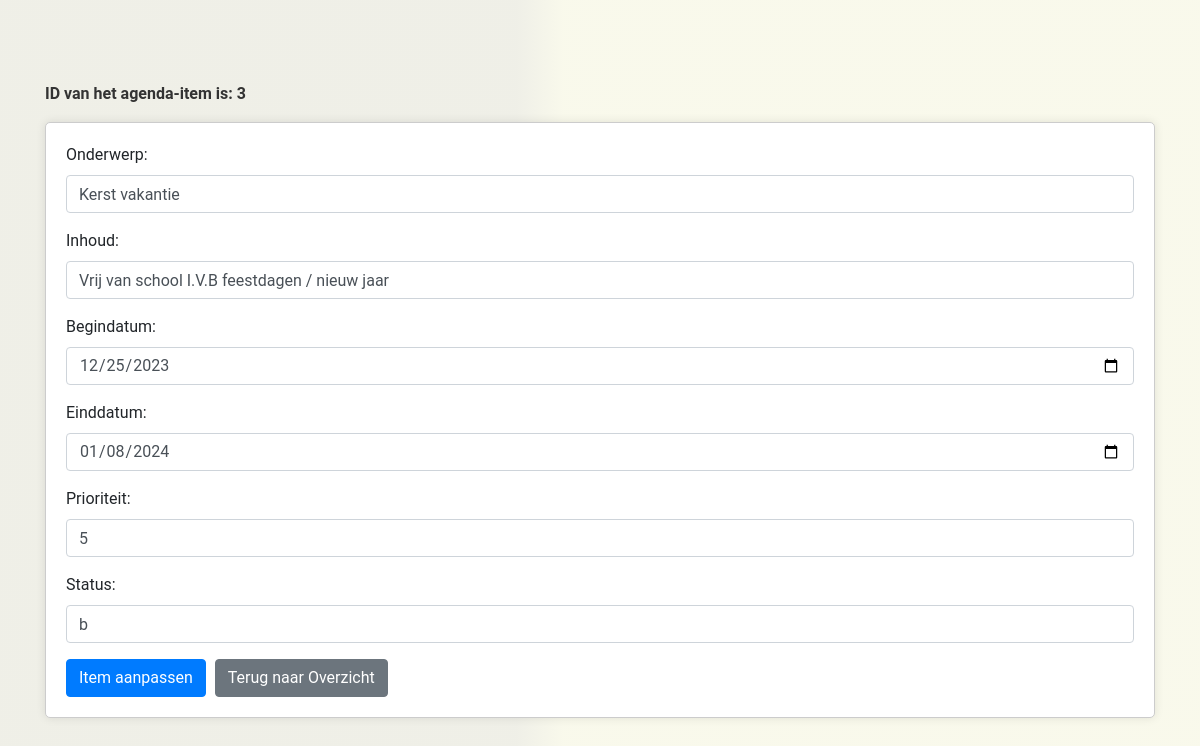
/PHP/pasaan.php?id=3 (signed in), run on the app's committed database.
### tables this page shows
CREATE TABLE `crud_agenda` (
  `ID` int(11) NOT NULL COMMENT 'De key, auto nummering',
  `Onderwerp` varchar(30) NOT NULL COMMENT 'Titel',
  `Inhoud` text NOT NULL COMMENT 'Wat moet er allemaal gebeuren?',
  `Begindatum` date NOT NULL COMMENT 'Standaard de dag van vandaag',
  `Einddatum` date NOT NULL COMMENT 'Alleen datum, geen tijd',
  `Prioriteit` tinyint(4) NOT NULL COMMENT 'van 1 tot 5',
  `Status` enum('n','b','a') NOT NULL COMMENT '''niet begonnen'', ''bezig'', ''afgerond'''
);

### PHP/pasaan.php (the view, shortened to what this page needs)
<!DOCTYPE html>
<html>
<head>
    <link href="https://stackpath.bootstrapcdn.com/bootstrap/4.3.1/css/bootstrap.min.css" rel="stylesheet">
    <link rel="stylesheet" href="../CSS/pasaan.css">
</head>
<body class="d-flex justify-content-center align-items-center vh-100">
    <div class="container">
<?php
require 'config.php';
$id = $_GET['id'];
echo "<p><strong style='color: #333;'>ID van het agenda-item is: " . $id . "</strong></p>";
$query = "SELECT * FROM crud_agenda WHERE ID = $id";
$result = mysqli_query($mysqli, $query);
$item = mysqli_fetch_assoc($result);
?>
<form action="aanpasVerwerk.php" method="post">
    <div class="form-group">
        <label for="onderwerp">Onderwerp:</label>
        <input type="text" class="form-control" name="onderwerp" value="<?php echo $item['Onderwerp']; ?>">
    </div>
    <div class="form-group">
        <label for="inhoud">Inhoud:</label>
        <input type="text" class="form-control" name="inhoud" value="<?php echo $item['Inhoud']; ?>">
    </div>
    <div class="form-group">
        <label for="begindatum">Begindatum:</label>
        <input type="date" class="form-control" name="begindatum" value="<?php echo $item['Begindatum']; ?>">
    </div>
    <div class="form-group">
        <label for="einddatum">Einddatum:</label>
        <input type="date" class="form-control" name="einddatum" value="<?php echo $item['Einddatum']; ?>">
    </div>
    <div class="form-group">
        <label for="prioriteit">Prioriteit:</label>
        <input type="number" class="form-control" name="prioriteit" value="<?php echo $item['Prioriteit']; ?>">
    </div>
    <div class="form-group">
        <label for="status">Status:</label>
        <input type="text" class="form-control" name="status" value="<?php echo $item['Status']; ?>">
    </div>
    <input type="submit" class="btn btn-primary" value="Item aanpassen">
    <a href='toonagenda.php' class='btn btn-secondary'>Terug naar Overzicht</a>
</form>
</div>
</body>
</html>

### CSS/pasaan.css (style rules this page uses)
body { font-family: 'Roboto', sans-serif; margin: 0; padding: 20px; background: rgb(217,217,198); background: linear-gradient(90deg, rgba(217,217,198,0.4149860627844888) 43%, rgba(240,240,208,0.4149860627844888) 47%); }
form { border: 1px solid #ccc; padding: 20px; background-color: #fff; border-radius: 5px; box-shadow: 0 0 10px rgba(0, 0, 0, 0.1); }
.btn-secondary { margin-left: 5px; }

### data on the page
crud_agenda: onderwerp "Kerst vakantie", inhoud "Vrij van school I.V.B feestdagen / nieuw jaar", begindatum "12/25/2023", einddatum "01/08/2024", prioriteit "5", status "b"

### other printed values
$id "3"
